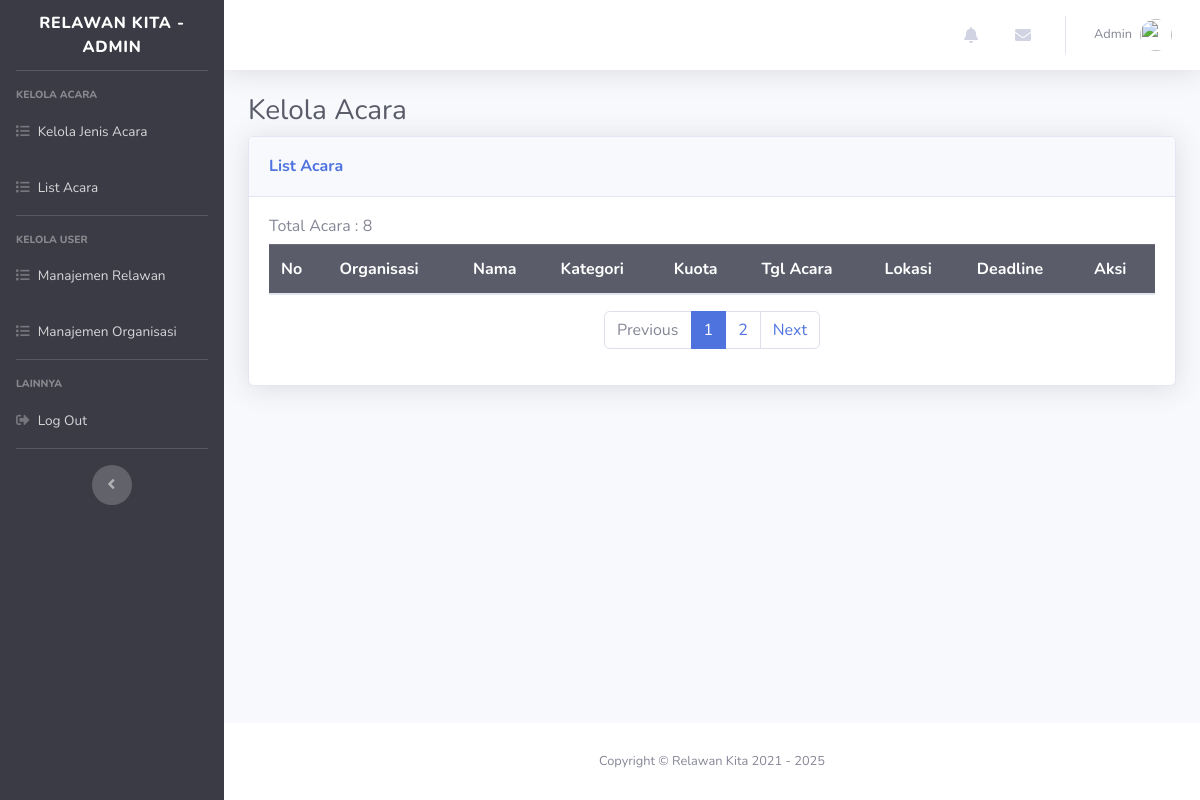
Page /admin/acara.php (signed in) on the earlier database version.
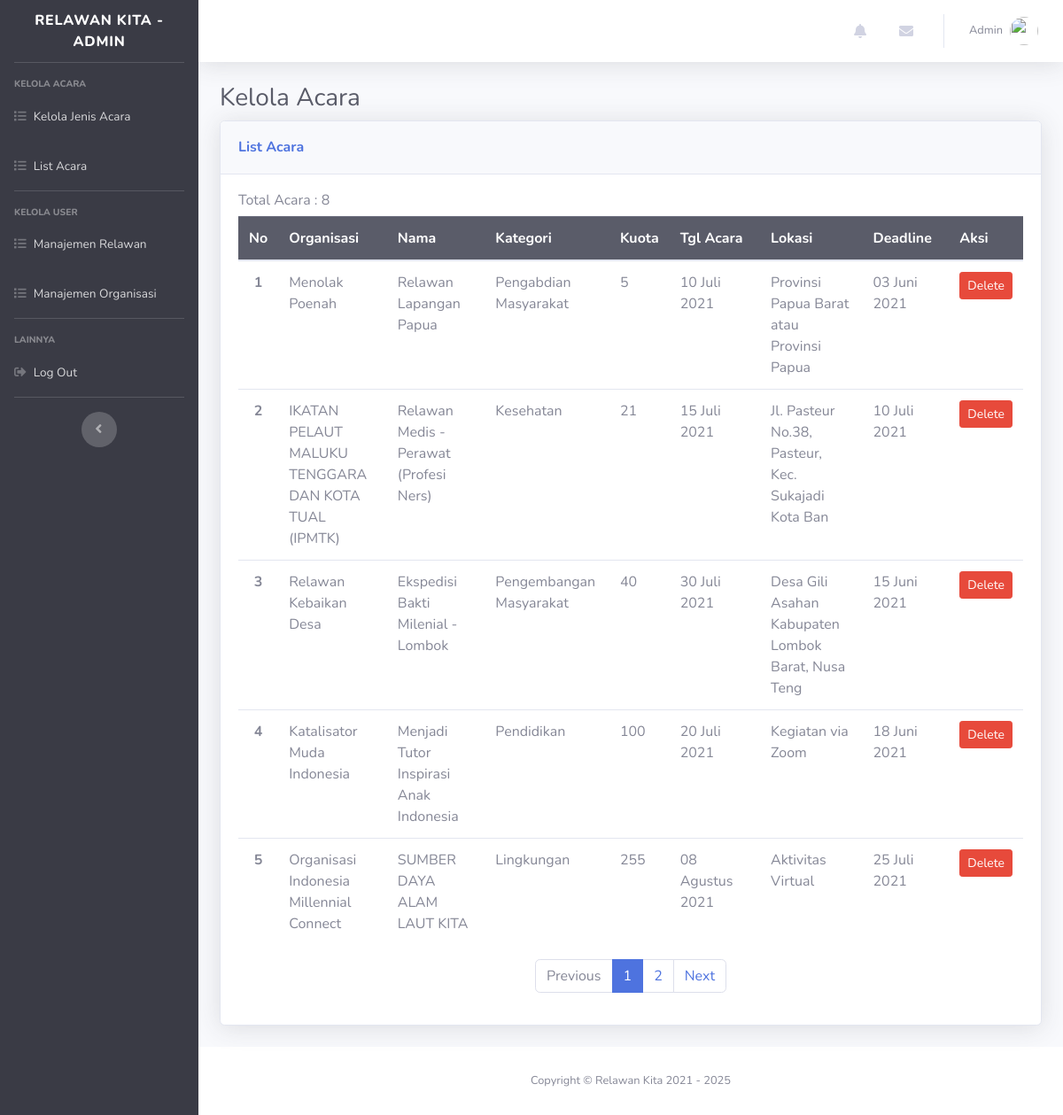
Same page on the later database version.
### tables this page shows
CREATE TABLE `acara` (
  `id_acara` int(11) NOT NULL,
  `judul_acara` varchar(50) NOT NULL,
  `deskripsi_acara` text NOT NULL,
  `jumlah_kebutuhan` tinyint(5) UNSIGNED NOT NULL,
  `tanggal_batas_registrasi` date NOT NULL,
  `tanggal_acara` date NOT NULL,
  `lokasi` varchar(50) NOT NULL,
  `cover` varchar(255) NOT NULL,
  `id_jenis_acara` int(11) NOT NULL,
  `id_pengguna` int(11) NOT NULL
);

CREATE TABLE `pengguna` (
  `id_pengguna` int(10) NOT NULL,
  `email` varchar(255) NOT NULL,
  `password` varchar(50) NOT NULL,
  `nama` varchar(60) NOT NULL,
  `alamat` text DEFAULT NULL,
  `nomor_telepon` varchar(15) DEFAULT NULL,
  `role` enum('volunteer','admin','organisasi') NOT NULL DEFAULT 'volunteer'
);

CREATE TABLE `jenis_acara` (
  `id_jenis_acara` int(11) NOT NULL,
  `nama_jenis_acara` varchar(50) NOT NULL
);

### db/connect.php (called while the page is built, shortened)
<?php
$host = 'localhost';
$admin = 'root';
$password = '';
$db = 'relawan_kita';
$dsn = "mysql:host=$host;dbname=$db";
try {
    $pdo = new PDO($dsn, $admin, $password);
    $pdo->setAttribute(PDO::ATTR_ERRMODE, PDO::ERRMODE_EXCEPTION);
    $pdo->setAttribute(PDO::ATTR_DEFAULT_FETCH_MODE, PDO::FETCH_ASSOC);
} catch (PDOException $e) {
    throw new PDOException($e->getMessage());
}
require_once 'crud.php';
$crud = new crud($pdo);

### db/crud.php (called while the page is built, shortened)
<?php
class crud
{
    private $db;
    function __construct($conn)
    {
        $this->db = $conn;
    }
    public function getAcaraLimit($awalData, $menampilkanDataPerHalaman)
    {
        try {
            $sql = "SELECT acara.*,pengguna.nama,jenis_acara.nama_jenis_acara
                    FROM acara JOIN pengguna USING(id_pengguna)
                    JOIN jenis_acara USING(id_jenis_acara) ORDER BY acara.id_acara
                    DESC LIMIT $awalData, $menampilkanDataPerHalaman";
            $result = $this->db->query($sql);
            return $result;
        } catch (PDOException $e) {
            echo $e->getMessage();
            return false;
        }
    }
}

### functions/convert-date.php (called while the page is built)
<?php
  function tgl_indo($tanggal){
    $bulan = array (
      1 =>   'Januari',
      'Februari',
      'Maret',
      'April',
      'Mei',
      'Juni',
      'Juli',
      'Agustus',
      'September',
      'Oktober',
      'November',
      'Desember'
    );
    $pecahkan = explode('-', $tanggal);
    return $pecahkan[2] . ' ' . $bulan[ (int)$pecahkan[1] ] . ' ' . $pecahkan[0];
  }
?>

### admin/acara.php (the view, shortened to what the changed rows need)
<?php
require_once '../db/connect.php';
require_once '../functions/convert-date.php';
$query = $pdo->query('SELECT COUNT(id_acara) as id FROM acara');
$row = $query->fetch();
$total = $row['id'];
$menampilkanDataPerHalaman = 5;
$jumlahHalaman = ceil($total / $menampilkanDataPerHalaman);
$halamanAktif = isset($_GET['halaman']) ? $_GET['halaman'] : 1;
$awalData = ($menampilkanDataPerHalaman * $halamanAktif) - $menampilkanDataPerHalaman;
$results = $crud->getAcaraLimit($awalData, $menampilkanDataPerHalaman);
?>
<!DOCTYPE html>
<html lang="en">
<head>
    <link href="../assets/vendor/fontawesome-free/css/all.min.css" rel="stylesheet" type="text/css">
    <link href="../assets/css/sb-admin-2.min.css" rel="stylesheet">
</head>
<body id="page-top">
    <div id="wrapper">
        <div id="content-wrapper" class="d-flex flex-column">
            <div id="content">
                <div class="container-fluid">
                    <h1 class="h3 mb-2 text-gray-800">Kelola Acara</h1>
                    <div class="card shadow mb-4">
                        <div class="card-body">
                            <div class="table-responsive">
                                <table class="table " id="dataTable" width="100%" cellspacing="0">
                                    <thead class="table-dark">
                                        <tr>
                                            <th>No</th>
                                            <th>Organisasi</th>
                                            <th>Nama</th>
                                            <th>Kategori</th>
                                            <th>Kuota</th>
                                            <th>Tgl Acara</th>
                                            <th>Lokasi</th>
                                            <th>Deadline</th>
                                            <th>Aksi</th>
                                        </tr>
                                    </thead>
                                    <tbody>
                                        <?php $i = ($menampilkanDataPerHalaman * $halamanAktif) - ($menampilkanDataPerHalaman - 1); ?>
                                        <?php while ($r = $results->fetch()) : ?>
                                            <tr>
                                                <th scope="row" class="text-center"><?= $i; ?></th>
                                                <td style="max-width:150px;"><?= $r['nama']; ?></td>
                                                <td style="max-width:150px;"><?= $r["judul_acara"]; ?></td>
                                                <td style="max-width:150px;"><?= $r["nama_jenis_acara"]; ?></td>
                                                <td><?= $r["jumlah_kebutuhan"]; ?></td>
                                                <td><?= tgl_indo($r["tanggal_acara"]); ?></td>
                                                <td style="max-width:150px;"><?= $r["lokasi"]; ?></td>
                                                <td><?= tgl_indo($r["tanggal_batas_registrasi"]); ?></td>
                                                <td>
                                                    <a class="btn btn-sm btn-danger" onclick=" return confirm('Are you sure you want to delete this Acara\'s record?');" href="../functions/delete-acara.php?id=<?= $r['id_acara'] ?>">Delete</a>
                                                </td>
                                            </tr>
                                            <?php $i++; ?>
                                        <?php endwhile; ?>
                                    </tbody>
                                </table>
                            </div>
                            <nav aria-label="Page navigation example">
                                <ul class="pagination justify-content-center">
                                    <?php
                                    $i = $halamanAktif < 4 ? 1 : $halamanAktif - 3;
                                    for ($i; $i <= $jumlahHalaman; $i++) :
                                    ?>
                                        <li class="page-item <?php if ($halamanAktif == $i) echo 'active'; ?>" <?php if ($halamanAktif == $i) echo 'aria-current="page"'; ?>>
                                            <a class="page-link" href="?halaman=<?= $i ?>"><?= $i; ?></a>
                                        </li>
                                    <?php endfor ?>
                                </ul>
                            </nav>
                        </div>
                    </div>
                </div>
            </div>
        </div>
    </div>
</body>
</html>

Differences in the rows shown:
now on this page (row edited): acara: id_pengguna.nama "Menolak Poenah", judul_acara "Relawan Lapangan Papua", id_jenis_acara.nama_jenis_acara "Pengabdian Masyarakat", jumlah_kebutuhan "5", tanggal_acara "10 Juli 2021", lokasi "Provinsi Papua Barat atau Provinsi Papua", tanggal_batas_registrasi "03 Juni 2021"
now on this page (row edited): acara: id_pengguna.nama "IKATAN PELAUT MALUKU TENGGARA DAN KOTA TUAL (IPMTK)", judul_acara "Relawan Medis - Perawat (Profesi Ners)", id_jenis_acara.nama_jenis_acara "Kesehatan", jumlah_kebutuhan "21", tanggal_acara "15 Juli 2021", lokasi "Jl. Pasteur No.38, Pasteur, Kec. Sukajadi Kota Ban", tanggal_batas_registrasi "10 Juli 2021"
now on this page (row edited): acara: id_pengguna.nama "Relawan Kebaikan Desa", judul_acara "Ekspedisi Bakti Milenial - Lombok", id_jenis_acara.nama_jenis_acara "Pengembangan Masyarakat", jumlah_kebutuhan "40", tanggal_acara "30 Juli 2021", lokasi "Desa Gili Asahan Kabupaten Lombok Barat, Nusa Teng", tanggal_batas_registrasi "15 Juni 2021"
now on this page (row edited): acara: id_pengguna.nama "Katalisator Muda Indonesia", judul_acara "Menjadi Tutor Inspirasi Anak Indonesia", id_jenis_acara.nama_jenis_acara "Pendidikan", jumlah_kebutuhan "100", tanggal_acara "20 Juli 2021", lokasi "Kegiatan via Zoom", tanggal_batas_registrasi "18 Juni 2021"
now on this page (row edited): acara: id_pengguna.nama "Organisasi Indonesia Millennial Connect", judul_acara "SUMBER DAYA ALAM LAUT KITA", id_jenis_acara.nama_jenis_acara "Lingkungan", jumlah_kebutuhan "255", tanggal_acara "08 Agustus 2021", lokasi "Aktivitas Virtual", tanggal_batas_registrasi "25 Juli 2021"
